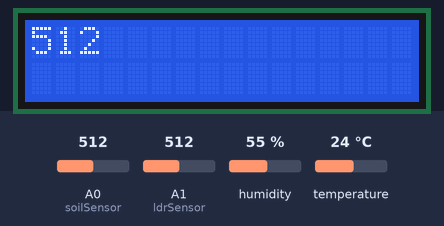
Recording of a sketch running on a simulated Arduino Uno, built with avr-gcc and run on an emulated ATmega328P. On the bench: 16×2 character LCD. Inputs (shaded band) come from the test bench; at power-on: A1 (ldrSensor) = 512, A0 (soilSensor) = 512, humidity 55 %, temperature 24 °C. What the sketch prints to the serial monitor is not drawn.

Above: at 1.2 s.
1.3 s: A1 (ldrSensor) set to 710
At 2.7 s:
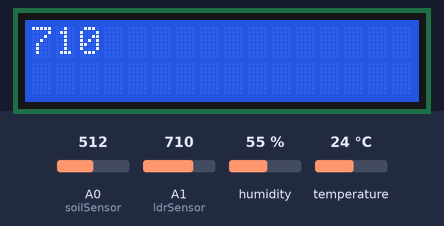
3.6 s: A1 (ldrSensor) set to 716
At 5.2 s:
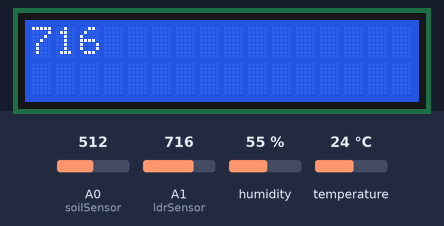
5.7 s: A1 (ldrSensor) set to 690
At 7.7 s:
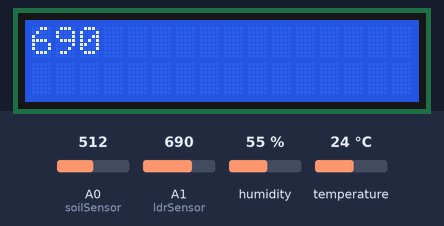
Timing chart, 0 to 9.2 s (numbered marks = the images above; inputs shaded):
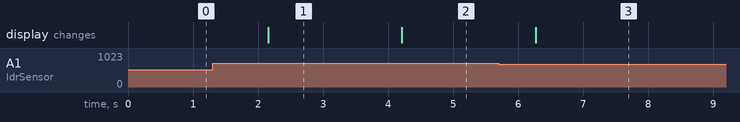

Measured:
- after the input at 1.3 s, the display: changes after 0.85 s (image 1)
- after the input at 3.6 s, the display: changes after 0.61 s (image 2)
- after the input at 5.7 s, the display: changes after 0.57 s (image 3)

The sketch:

SmartGardent.ino
```cpp
#include <dht11.h>
#include <DallasTemperature.h>
#include <OneWire.h>
#include <LiquidCrystal_I2C.h>
// initialize the library with the numbers of the interface pins
LiquidCrystal_I2C lcd(0x27,16,2);

dht11 DHT11;

 int led= 1;
 int soilSensor = A0;
 int ldrSensor = A1;
 int tempSensor = 5;
int waterPump= 5;

int soilValue = 0;
int ldrValue = 0;
float tempValue = 0;
float celsius =0.0;
float voltage = 0.0;

void setup() {
  // put your setup code here, to run once:

  lcd.init();
  lcd.backlight();
  lcd.setCursor(3,0);
  //lcd.print("Hak Sopheak");
  Serial.begin(9600);
  pinMode(waterPump, OUTPUT);
  pinMode(led,OUTPUT);
}
void testCode(){


}
void loop() {
  soilValue = analogRead(soilSensor);
  ldrValue = analogRead(ldrSensor);
  int chk = DHT11.read(tempSensor);
  tempValue = (DHT11.temperature);
  Serial.print("Temperature C : ");
  Serial.println(ldrValue);
  lcd.clear();
  lcd.print(ldrValue);
  if(soilValue >700)
  {
    digitalWrite(waterPump, 1);
    delay(100);

    }
    else if( ldrValue< 100)
    {
      digitalWrite(waterPump,1);
    }
    else if ( tempValue > 32){
      digitalWrite(waterPump,1);
    }
  else
  {

    digitalWrite(waterPump, 0);

  }
 // Serial.println((float)DHT11.temperature, 2);


 delay(1000);
}
```
